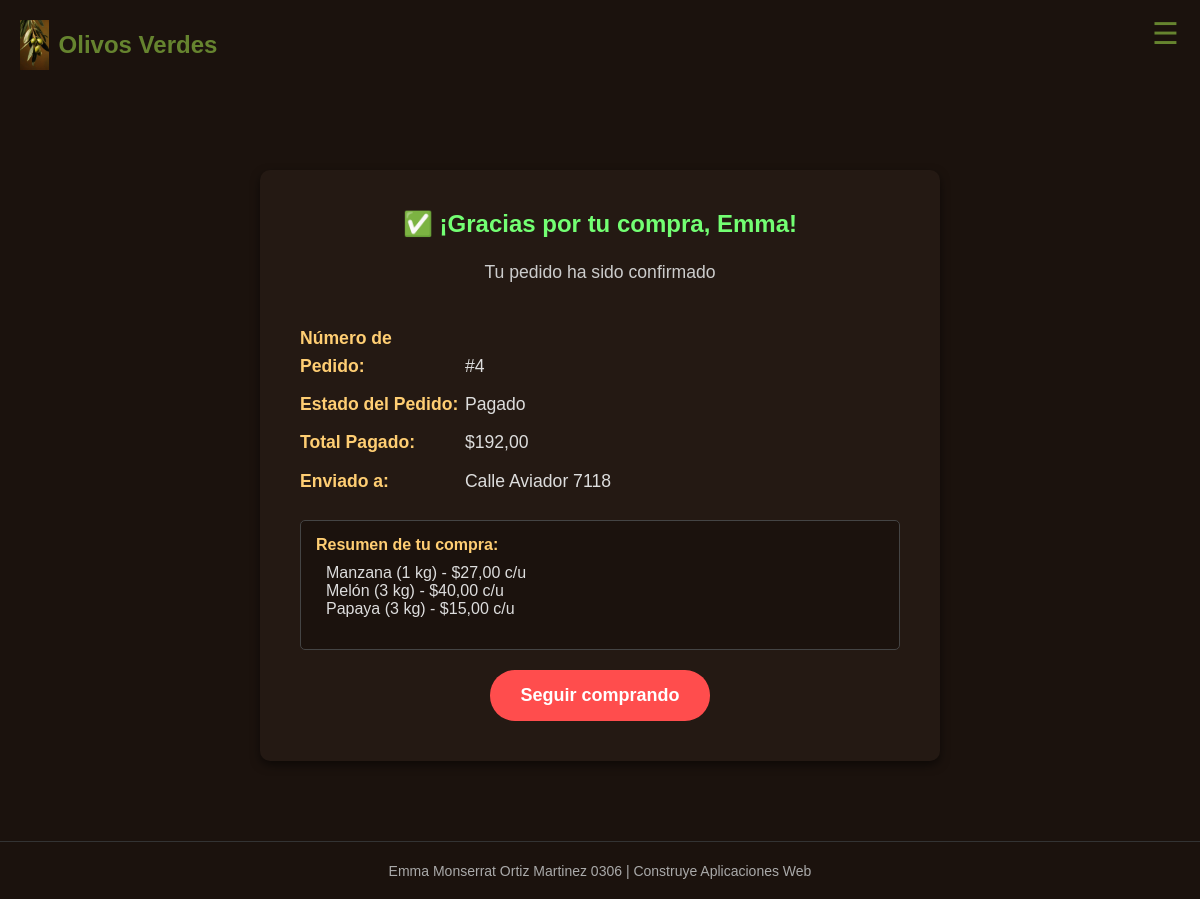
The page /orden-confirmada/4/ (signed in) on the database its author committed.
### app_fruteria/models.py (models this page shows, shortened)
class Compra(models.Model):
    cliente = models.ForeignKey(User, on_delete=models.CASCADE)
    fecha_compra = models.DateTimeField(auto_now_add=True)
    sucursal = models.ForeignKey(Sucursal, on_delete=models.SET_NULL, null=True)
    total_compra = models.DecimalField(max_digits=8, decimal_places=2, default=0.00)
    estado = models.CharField(max_length=50, default='Pendiente')

class PerfilCliente(models.Model):
    user = models.OneToOneField(User, on_delete=models.CASCADE)
    nombre_completo = models.CharField(max_length=150, blank=True, null=True)
    correo = models.EmailField(max_length=254, blank=True, null=True)
    constaseña = models.CharField(max_length=128, blank=True, null=True)
    confirmar_contraseña = models.CharField(max_length=128, blank=True, null=True)
    telefono = models.CharField(max_length=15, blank=True, null=True)
    direccion = models.CharField(max_length=255, blank=True, null=True)

class DetalleCompra(models.Model):
    compra = models.ForeignKey(Compra, on_delete=models.CASCADE)
    producto = models.ForeignKey(Producto, on_delete=models.CASCADE)
    cantidad = models.IntegerField(default=1)
    precio_unitario = models.DecimalField(max_digits=6, decimal_places=2)

class Producto(models.Model):
    nombre = models.CharField(max_length=100)
    precio = models.DecimalField(max_digits=6, decimal_places=2)
    descripcion = models.TextField()
    imagen = models.ImageField(upload_to='productos/', null=True, blank=True)
    categoria = models.ForeignKey(Categoria, on_delete=models.SET_NULL, null=True)
    sucursal = models.ForeignKey(Sucursal, on_delete=models.CASCADE, default=1)
    oferta = models.ForeignKey(Oferta, on_delete=models.SET_NULL,  null=True,  blank=True, related_name='productos_en_oferta',verbose_name="Aplicar Oferta")

### app_fruteria/views.py (the view)
# urls.py: path('orden-confirmada/<int:pedido_id>/', views.orden_confirmada, name='orden_confirmada'),
@login_required
def orden_confirmada(request, pedido_id):
    try:
        compra = Compra.objects.get(id=pedido_id, cliente=request.user)
        detalles = DetalleCompra.objects.filter(compra=compra)
        contexto = {
            'pedido': compra, # Pasamos la compra como 'pedido'
            'detalles': detalles # Pasamos los items
        }
        return render(request, 'app_fruteria/orden_confirmada.html', contexto)
    except Compra.DoesNotExist:
        messages.error(request, 'No se encontró ese pedido.')
        return redirect('menu_virtual')

### app_fruteria/templates/app_fruteria/orden_confirmada.html (shortened to what this page needs)
<!DOCTYPE html>
{% load static %}
<html lang="es">
<head>
</head>
<body>
    <header>
        <img src="{% static 'app_fruteria/imagenes/icon.jpg' %}" alt="Logo">
        <span>Olivos Verdes</span> </header>
    <button class="hamburger-icon" id="menu-btn">☰</button>
    <main>
        <div class="confirmacion-box">
            <h2 style="text-align: center;">✅ ¡Gracias por tu compra, {{ request.user.first_name }}!</h2>
            <p style="text-align: center; color: #ccc;">Tu pedido ha sido confirmado </p>
            <br>
            <p><strong>Número de Pedido:</strong> <span>#{{ pedido.id }}</span></p>
            <p><strong>Estado del Pedido:</strong> <span>{{ pedido.estado }}</span></p>
            <p><strong>Total Pagado:</strong> <span>${{ pedido.total_compra|floatformat:2 }}</span></p>
            <p>
                <strong>Enviado a:</strong>
                <span>
                    {{ pedido.cliente.perfilcliente.direccion }}
                </span>
            </p>
            <div class="resumen-pedido">
                <strong>Resumen de tu compra:</strong>
                <ul>
                    {% for item in detalles %}
                    <li>
                        {{ item.producto.nombre }} ({{ item.cantidad }} kg) - ${{ item.precio_unitario|floatformat:2 }} c/u
                    </li>
                    {% empty %}
                    <li>No se encontraron detalles para este pedido.</li>
                    {% endfor %}
                </ul>
            </div>
            <a href="{% url 'menu_virtual' %}" class="btn-pagar" style="text-decoration: none;">Seguir comprando</a>
        </div>
    </main>
    <footer>
        <span style="vertical-align: middle;">Emma Monserrat Ortiz Martinez 0306 | Construye Aplicaciones Web</span>
    </footer>
</body>
</html>

### app_fruteria/templates/app_fruteria/orden_confirmada.html (style rules this page uses)
body { background-color: #1b120d; color: #fff; font-family: 'Verdana', sans-serif; margin: 0; padding: 0; min-height: 100vh; display: flex; flex-direction: column; align-items: center; }
header { display: flex; align-items: center; justify-content: flex-start; background-color: #1b120d; padding: 20px; color: #66842f; font-size: 24px; font-weight: bold; width: 100%; box-sizing: border-box; }
header img { height: 50px; margin-right: 10px; }
main { flex: 1; padding: 40px 20px; width: 90%; max-width: 900px; text-align: center; }
.btn-pagar { display: inline-block; background-color: #ff4d4d; color: #fff; padding: 15px 30px; border: none; border-radius: 25px; font-weight: bold; font-size: 18px; cursor: pointer; text-decoration: none; text-align: center; transition: background-color 0.2s ease-in-out; margin-top: 20px; }
.hamburger-icon { display: block; position: fixed; top: 15px; right: 15px; z-index: 1000; background: none; border: none; font-size: 30px; cursor: pointer; color: #66842f; }
footer { background-color: #1b120d; color: #aaa; padding: 20px; font-size: 14px; text-align: center; margin-top: auto; width: 100%; border-top: 1px solid #333; }
.confirmacion-box { padding: 40px; color: #fff; max-width: 600px; margin: 40px auto; background-color: #241913; border-radius: 10px; box-shadow: 0 4px 10px rgba(0,0,0,0.5); }
.confirmacion-box h2 { color: #73ff73; margin-top: 0; }
.confirmacion-box p { font-size: 1.1em; line-height: 1.6; margin: 10px 0; text-align: left; }
.confirmacion-box p strong { color: #ffce73; display: inline-block; width: 160px; }
.confirmacion-box p span { color: #ddd; }
.resumen-pedido { text-align: left; padding: 15px; background-color: #1b120d; border-radius: 5px; margin-top: 25px; border: 1px solid #444; }
.resumen-pedido strong { color: #ffce73; }
.resumen-pedido ul { list-style: none; padding-left: 10px; margin-top: 10px; color: #ddd; }

### rows shown on the page
Compra: id "4", estado "Pagado", total_compra "192,00", cliente.perfilcliente.direccion "Calle Aviador 7118"
DetalleCompra: producto.nombre "Manzana", cantidad "1", precio_unitario "27,00"
DetalleCompra: producto.nombre "Melón", cantidad "3", precio_unitario "40,00"
DetalleCompra: producto.nombre "Papaya", cantidad "3", precio_unitario "15,00"

### other values the page prints
{{ request.user.first_name }} "Emma"
